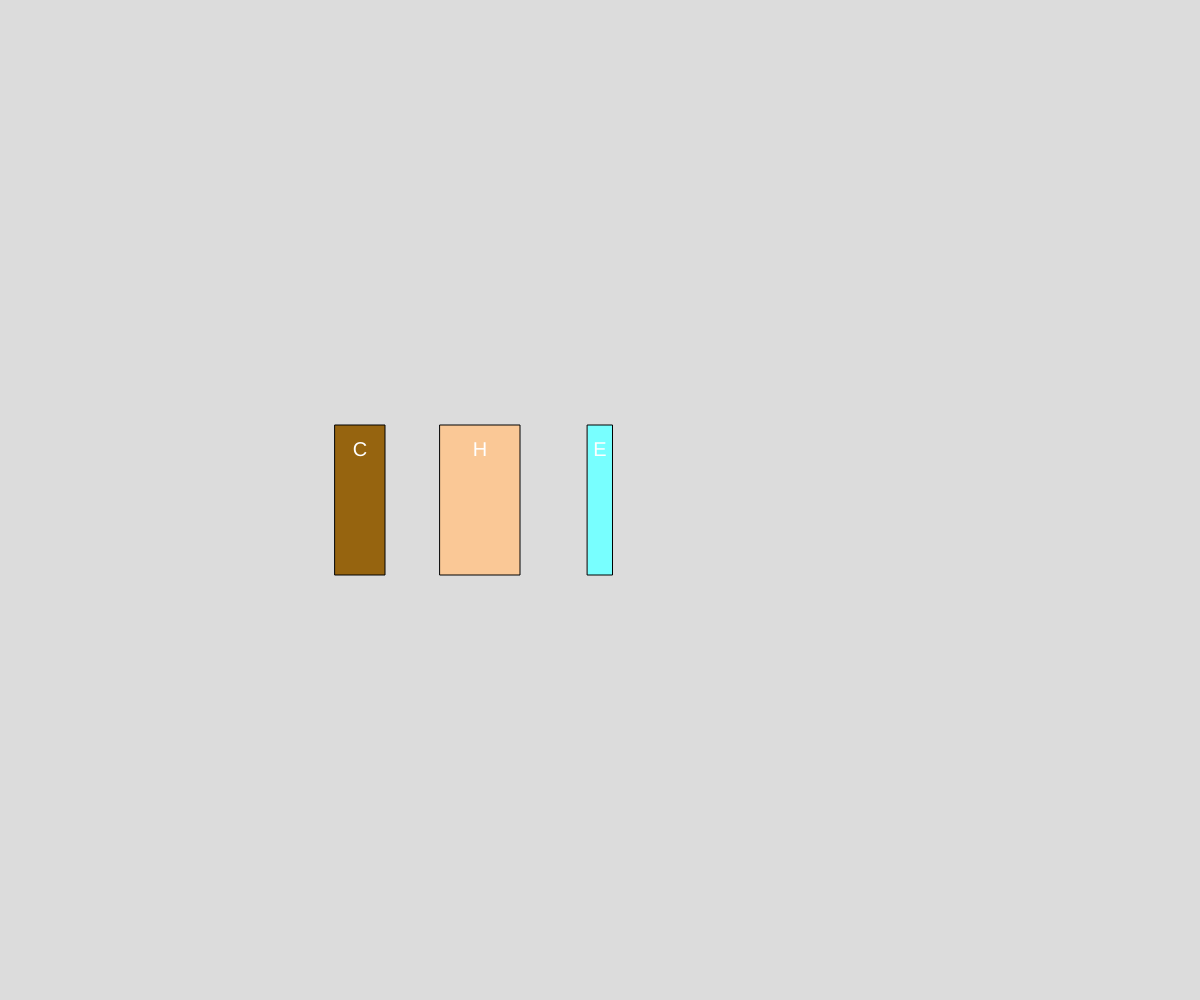
Frame 1 (no input)
Frame 60 (no input): identical to frame 1, image omitted
Frame 120 (the mouse pressed at the canvas centre since frame 60): identical to frame 1, image omitted

The p5.js sketch that drew this single still picture (run headless with seeded random() and noise() and a simulated clock; from frame 60 on, the mouse is pressed at the canvas centre):

// p5.js sketch
// ── sketch.js
// Objects: Books
// Mr. Scott
// March 24, 2026

// Global Variables
let myBook; //CAN'T INIT OBJECTS HERE
//add and display two more books!
//one softcover, one leatherbound.
let myBook2, myBook3;

function setup() {
  createCanvas(windowWidth, windowHeight);
  //create a single book
  myBook = new Book("CS30 Text", "Mr. Scott",
    1234567891011, "leatherbound", 500, 
    width * 0.3 );
  myBook2 = new Book("Harry Potter", "JK",
    9999, "softcover", 800,
    width * 0.4);
  myBook3 = new Book("Electronics", "Rileys",
    12321, "hardcover", 250,
    width * 0.5);
}

function draw() {
  background(220);
  myBook.display();
  myBook2.display();
  myBook3.display();
}

class Book{
  //1. Constructor
  constructor(title,author,isbn,cover,pages,x){
    this.title = title;
    this.author = author;
    this.isbn = isbn;
    this.cover = cover;
    this.pages = pages;
    this.x = x;
  }

  //2. Class Methods
  //since we're in a class, we omit
  //function keyword
  display(){
    //render our book object on Canvas
    rectMode(CENTER); textAlign(CENTER,CENTER);
    textSize(20);

    //set fill color based on covertype
    switch( this.cover){
      case "softcover":
        fill(250,200,150);  break;
      case "hardcover":
        fill(120,255,255);  break;
      case "leatherbound":
        fill(150,100,15);   break;
    }

    //now draw the book
    push();
    translate(this.x, height/2);
    rect(0, 0, this.pages/10, 150);
    fill(255);
    text(this.title[0], 0, -50);
    pop();

  }


}
